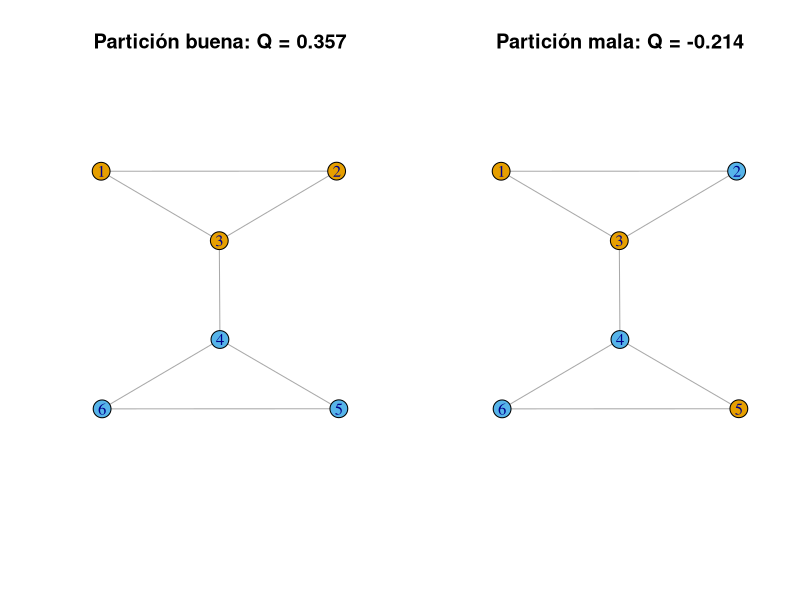
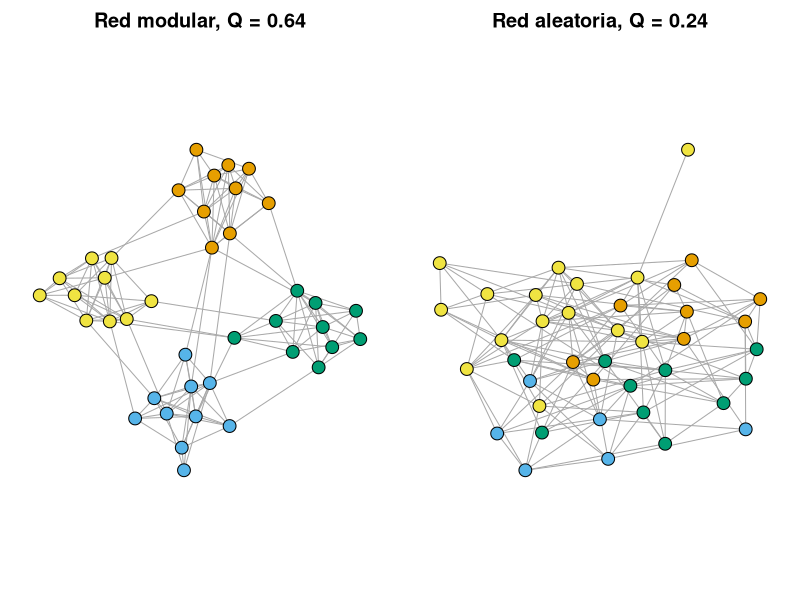
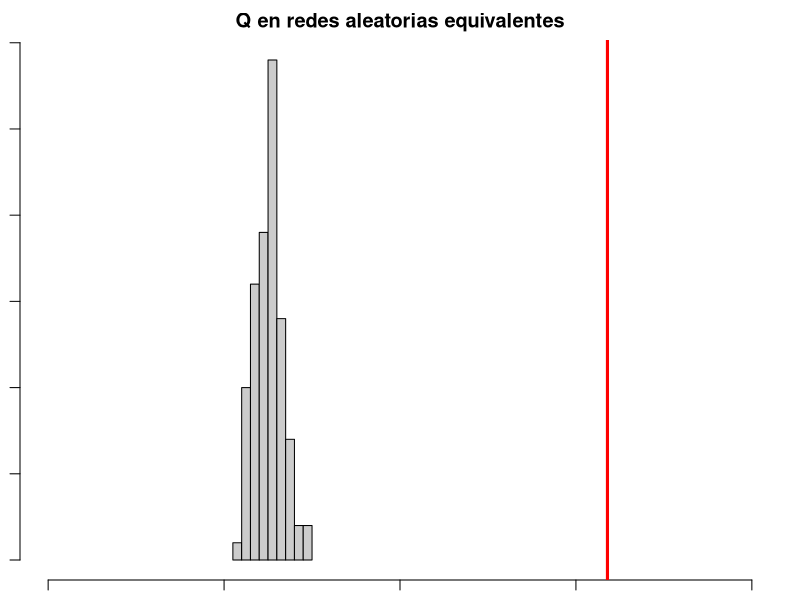
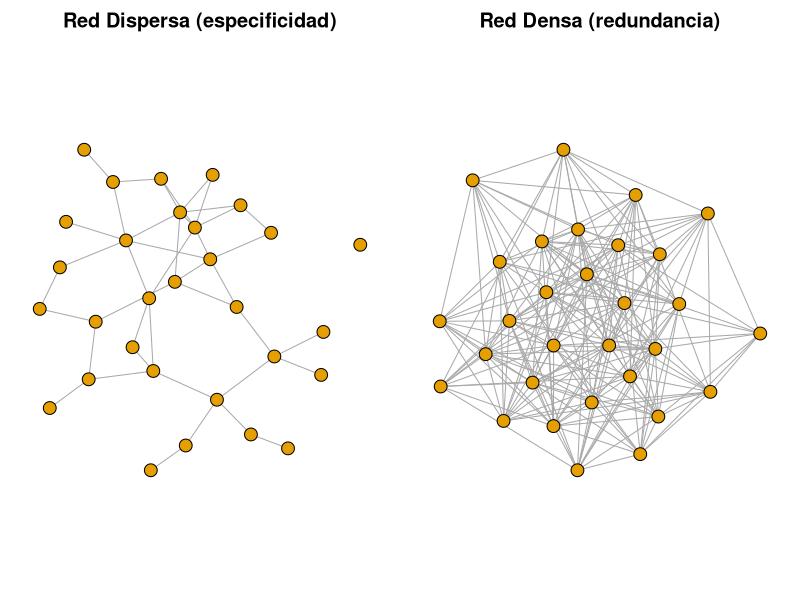
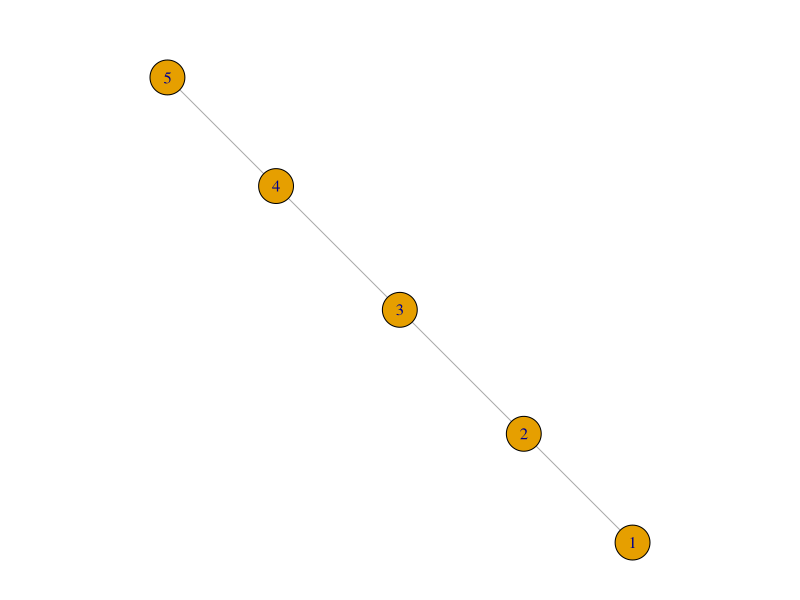
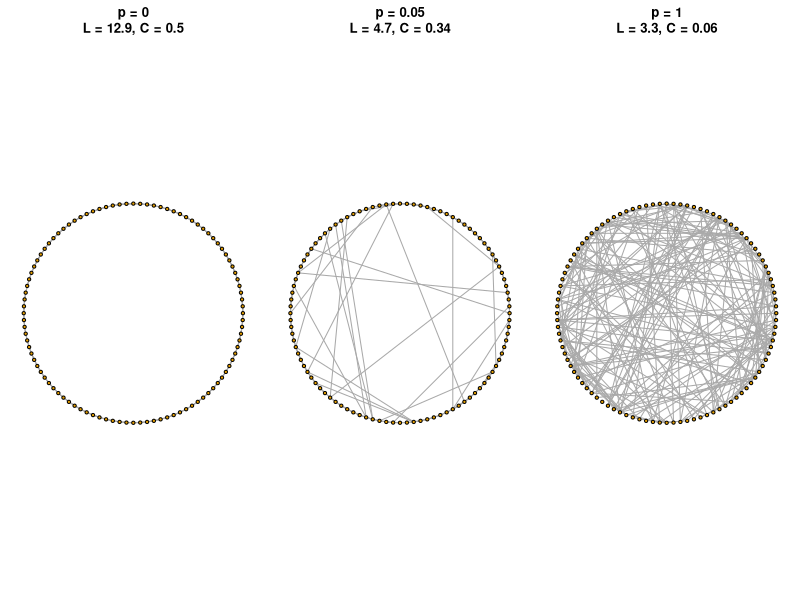
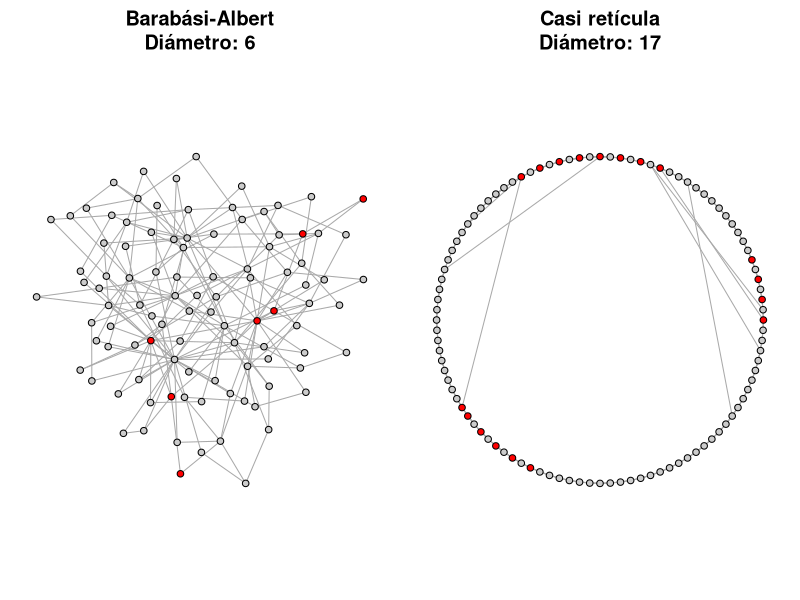
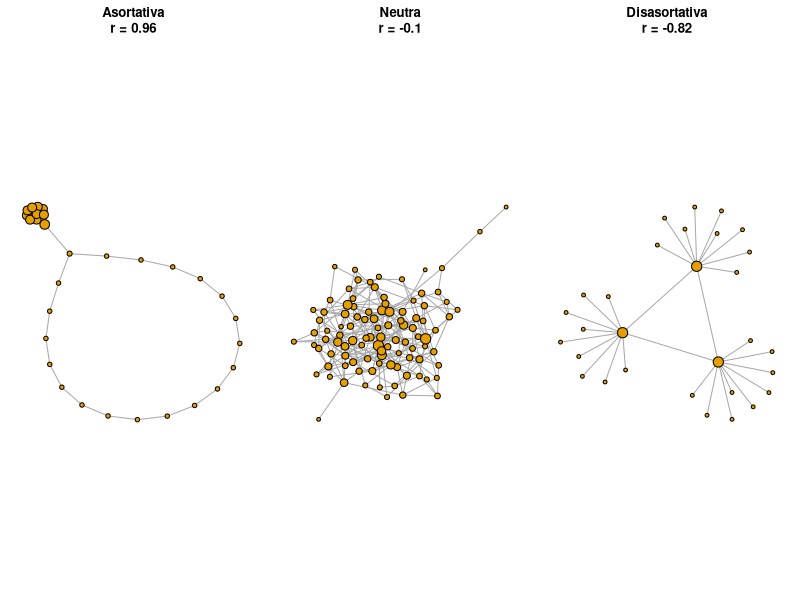

Write the R code that produced these figures, in order.
## ---- chunk 1
#| message: false
#| fig-width: 10
#| fig-height: 5
library(igraph)
g_triangulos <- make_graph(~ 1-2, 2-3, 3-1, 4-5, 5-6, 6-4, 3-4)

buena <- c(1, 1, 1, 2, 2, 2)  # {1,2,3} y {4,5,6}
mala  <- c(1, 2, 1, 2, 1, 2)  # {1,3,5} y {2,4,6}

# Usamos la misma disposición en ambos dibujos: la red es idéntica,
# solo cambia la partición (los colores)
set.seed(1)
layout_tri <- layout_with_fr(g_triangulos)

par(mfrow = c(1, 2))
plot(g_triangulos, layout = layout_tri, vertex.color = buena,
     main = paste("Partición buena: Q =",
                  round(modularity(g_triangulos, buena), 3)))
plot(g_triangulos, layout = layout_tri, vertex.color = mala,
     main = paste("Partición mala: Q =",
                  round(modularity(g_triangulos, mala), 3)))
par(mfrow = c(1, 1))

# Modularidad para la partición {1,2,3} y {4,5,6}
modularity(g_triangulos, membership = buena)

# ¿Y si dividimos la red "mal"? La modularidad baja (incluso puede ser negativa)
modularity(g_triangulos, membership = mala)
## ---- chunk 2
set.seed(42)

# Red con alta modularidad: 4 "islas" de 10 nodos, con probabilidad 0.8 de
# conexión dentro de cada isla y solo 3 aristas entre cada par de islas
high_modularity_network <- sample_islands(4, 10, 0.8, 3)

# Red aleatoria con los mismos nodos y aristas
low_modularity_network <- sample_gnm(40, ecount(high_modularity_network))

# Detectamos comunidades UNA sola vez por red (Louvain tiene un componente
# aleatorio: si lo llamamos dos veces, puede dar particiones distintas)
com_high <- cluster_louvain(high_modularity_network)
com_low  <- cluster_louvain(low_modularity_network)

cat("Aristas:", ecount(high_modularity_network), "vs", ecount(low_modularity_network), "\n")
cat("Modularidad de la red modular:  ", round(modularity(com_high), 3), "con", length(com_high), "comunidades\n")
cat("Modularidad de la red aleatoria:", round(modularity(com_low), 3), "con", length(com_low), "comunidades\n")

par(mfrow = c(1, 2), mar = c(1, 1, 2, 1))
plot(high_modularity_network, vertex.color = membership(com_high), vertex.size = 8, vertex.label = NA,
     main = paste("Red modular, Q =", round(modularity(com_high), 2)))
plot(low_modularity_network, vertex.color = membership(com_low), vertex.size = 8, vertex.label = NA,
     main = paste("Red aleatoria, Q =", round(modularity(com_low), 2)))
par(mfrow = c(1, 1))
## ---- chunk 3
# Distribución de Q en 100 redes aleatorias equivalentes
q_random <- replicate(100, modularity(cluster_louvain(sample_gnm(40, ecount(high_modularity_network)))))

hist(q_random, xlim = c(0, 0.8), col = "grey80", main = "Q en redes aleatorias equivalentes",
     xlab = "Modularidad Q")
abline(v = modularity(com_high), col = "red", lwd = 3)
## ---- chunk 4
set.seed(1)

# Una red dispersa (cada nodo conectado con ~10% de los demás) y una densa (~50%)
sparse_network <- sample_gnp(30, p = 0.1, directed = FALSE)
dense_network  <- sample_gnp(30, p = 0.5, directed = FALSE)

# Densidad y dispersión
sparse_density <- edge_density(sparse_network)
dense_density  <- edge_density(dense_network)

cat("Red dispersa: densidad =", round(sparse_density, 3), " dispersión =", round(1 - sparse_density, 3), "\n")
cat("Red densa:    densidad =", round(dense_density, 3), " dispersión =", round(1 - dense_density, 3), "\n")

# Comprobamos la fórmula a mano para la red dispersa
2 * ecount(sparse_network) / (vcount(sparse_network) * (vcount(sparse_network) - 1))

par(mfrow = c(1, 2), mar = c(1, 1, 2, 1))
plot(sparse_network, main = "Red Dispersa (especificidad)", vertex.size = 8, vertex.label = NA)
plot(dense_network,  main = "Red Densa (redundancia)", vertex.size = 8, vertex.label = NA)
par(mfrow = c(1, 1))
## ---- chunk 5
tamanos <- c(50, 100, 500, 1000, 5000)

# Redes aleatorias con grado medio 4 (m = 2N aristas) y distinto número de nodos
densidades <- sapply(tamanos, function(N) edge_density(sample_gnm(N, 2 * N)))

data.frame(nodos = tamanos, grado_medio = 4, densidad = round(densidades, 4))
## ---- chunk 6
# Ejemplo pequeño: una cadena de 5 nodos (como una cascada de señalización lineal)
cadena <- make_ring(5, circular = FALSE)
plot(cadena)

# Matriz de distancias: el elemento [i, j] es d(i, j)
distances(cadena)

# La media de las distancias fuera de la diagonal es L_avg
mean_distance(cadena)
## ---- chunk 7
set.seed(1)
N <- 100

p_values <- c(0, 0.01, 0.05, 0.2, 1)
redes_ws <- lapply(p_values, function(p) sample_smallworld(dim = 1, size = N, nei = 2, p = p))

data.frame(
  p_reconexion  = p_values,
  aristas       = sapply(redes_ws, ecount),
  L_avg         = round(sapply(redes_ws, mean_distance), 2),
  clustering    = round(sapply(redes_ws, transitivity, type = "average"), 2)
)

par(mfrow = c(1, 3), mar = c(1, 1, 3, 1))
for (i in c(1, 3, 5)) {
  plot(redes_ws[[i]], layout = layout_in_circle, vertex.size = 3, vertex.label = NA,
       main = paste0("p = ", p_values[i], "\nL = ", round(mean_distance(redes_ws[[i]]), 1),
                     ", C = ", round(transitivity(redes_ws[[i]], type = "average"), 2)))
}
par(mfrow = c(1, 1))
## ---- chunk 8
set.seed(2)

# Red de escala libre (Barabási-Albert, no dirigida): pocos pasos gracias a los hubs
red_ba <- sample_pa(100, m = 2, directed = FALSE)

# Red casi regular (Watts-Strogatz con p muy baja): prácticamente un anillo, sin atajos
red_reticula <- sample_smallworld(dim = 1, size = 100, nei = 2, p = 0.01)

data.frame(
  red      = c("Barabási-Albert", "Casi retícula"),
  aristas  = c(ecount(red_ba), ecount(red_reticula)),
  L_avg    = round(c(mean_distance(red_ba), mean_distance(red_reticula)), 2),
  diametro = c(diameter(red_ba), diameter(red_reticula))
)

# El camino más largo de todos (el que define el diámetro)
camino_ba  <- get_diameter(red_ba)
camino_ret <- get_diameter(red_reticula)

par(mfrow = c(1, 2), mar = c(1, 1, 3, 1))
plot(red_ba, vertex.size = 4, vertex.label = NA,
     vertex.color = ifelse(V(red_ba) %in% camino_ba, "red", "grey80"),
     main = paste("Barabási-Albert\nDiámetro:", diameter(red_ba)))
plot(red_reticula, layout = layout_in_circle, vertex.size = 4, vertex.label = NA,
     vertex.color = ifelse(V(red_reticula) %in% camino_ret, "red", "grey80"),
     main = paste("Casi retícula\nDiámetro:", diameter(red_reticula)))
par(mfrow = c(1, 1))
## ---- chunk 9
set.seed(123)

# 1. Asortativa: un grupo de 10 nodos todos conectados entre sí (grado alto)
#    unido por UNA arista a un anillo de 20 nodos (grado 2).
#    Los nodos de grado alto se conectan con nodos de grado alto, y los de grado bajo entre sí.
g_asort <- disjoint_union(make_full_graph(10), make_ring(20))
g_asort <- add_edges(g_asort, c(1, 11))

# 2. Neutra: red aleatoria Erdős–Rényi (algo más grande, para que r fluctúe menos)
g_neutra <- sample_gnp(100, p = 0.05)

# 3. Disasortativa: 3 "estrellas" (un hub conectado a 9 nodos de grado 1),
#    con los hubs unidos entre sí. Los hubs se conectan sobre todo con nodos de grado bajo.
g_disasort <- disjoint_union(make_star(10, mode = "undirected"),
                             make_star(10, mode = "undirected"),
                             make_star(10, mode = "undirected"))
g_disasort <- add_edges(g_disasort, c(1, 11, 11, 21, 21, 1))

redes <- list(Asortativa = g_asort, Neutra = g_neutra, Disasortativa = g_disasort)
sapply(redes, function(g) round(assortativity_degree(g), 2))

par(mfrow = c(1, 3), mar = c(1, 1, 3, 1))
for (nombre in names(redes)) {
  g <- redes[[nombre]]
  plot(g, vertex.size = 3 + 0.6 * degree(g), vertex.label = NA,
       main = paste0(nombre, "\nr = ", round(assortativity_degree(g), 2)))
}
par(mfrow = c(1, 1))
## ---- chunk 10
r_aleatorias <- replicate(200, assortativity_degree(sample_gnp(100, p = 0.05)))
c(media = round(mean(r_aleatorias), 3), desviacion = round(sd(r_aleatorias), 3))
## ---- chunk 11
g <- g_disasort
extremos <- ends(g, E(g), names = FALSE)   # matriz con los dos nodos de cada arista
k <- degree(g)

# Cada arista no dirigida se cuenta en los dos sentidos (i-j y j-i)
grado_1 <- c(k[extremos[, 1]], k[extremos[, 2]])
grado_2 <- c(k[extremos[, 2]], k[extremos[, 1]])

cor(grado_1, grado_2)
assortativity_degree(g)
